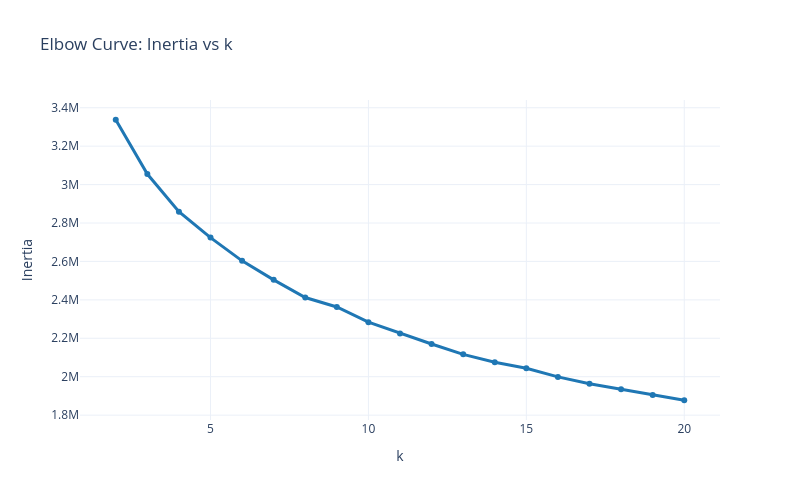
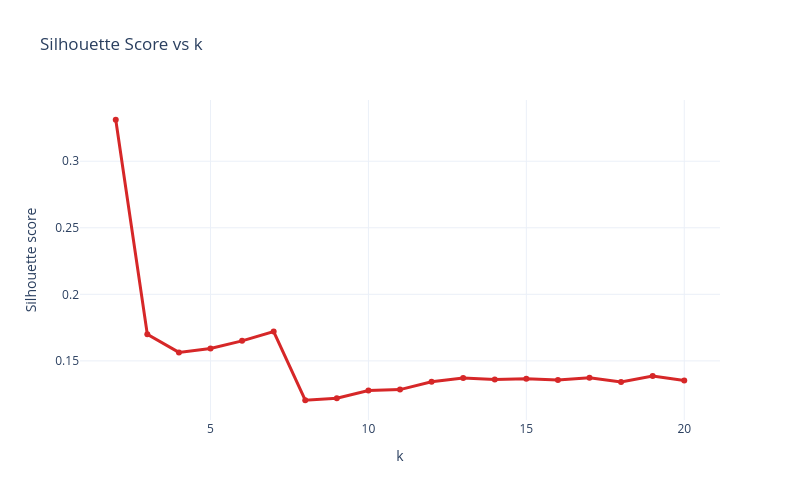

Notebook cell for these charts, in order:
### Markdown cell above
## Elbow and silhouette plots

The elbow curve shows inertia across $k$, while the silhouette curve shows separation quality. Both should be read together.

### Code cell
fig_elbow = go.Figure()

fig_elbow.add_trace(
    go.Scatter(
        x=metrics_df['k'],
        y=metrics_df['inertia'],
        mode='lines+markers',
        name='Inertia',
        line=dict(color='#1f77b4', width=3),
    )
)

fig_elbow.update_layout(
    title='Elbow Curve: Inertia vs k',
    xaxis_title='k',
    yaxis_title='Inertia',
    template='plotly_white',
    width=800,
    height=500,
)

elbow_path = ARTIFACTS_DIR / 'week07_kmeans_elbow.html'

fig_elbow.write_html(str(elbow_path))
fig_elbow.write_image(
    str(elbow_path.with_suffix('.png')),
    width=800,
    height=500,
    scale=2,
)

fig_elbow.show()


fig_silhouette = go.Figure()

fig_silhouette.add_trace(
    go.Scatter(
        x=metrics_df['k'],
        y=metrics_df['silhouette'],
        mode='lines+markers',
        name='Silhouette',
        line=dict(color='#d62728', width=3),
    )
)

fig_silhouette.update_layout(
    title='Silhouette Score vs k',
    xaxis_title='k',
    yaxis_title='Silhouette score',
    template='plotly_white',
    width=800,
    height=500,
)

silhouette_path = ARTIFACTS_DIR / 'week07_kmeans_silhouette.html'

fig_silhouette.write_html(str(silhouette_path))
fig_silhouette.write_image(
    str(silhouette_path.with_suffix('.png')),
    width=800,
    height=500,
    scale=2,
)

fig_silhouette.show()

print(
    f"Saved plots to:\n"
    f"{elbow_path}\n"
    f"{silhouette_path}"
)

### Figure 1 — Plotly figure (JSON) as saved in the notebook; plotly's stock layout.template omitted (floating-point values rounded to 4 significant figures)
{"data": [{"line": {"color": "#1f77b4", "width": 3}, "mode": "lines+markers", "name": "Inertia", "type": "scatter", "x": [2, 3, 4, 5, 6, 7, 8, 9, 10, 11, 12, 13, 14, 15, 16, 17, 18, 19, 20], "y": [3337000.0, 3055000.0, 2859000.0, 2724000.0, 2603000.0, 2504000.0, 2412000.0, 2363000.0, 2284000.0, 2225000.0, 2170000.0, 2116000.0, 2076000.0, 2044000.0, 1999000.0, 1964000.0, 1935000.0, 1905000.0, 1877000.0]}], "layout": {"height": 500, "title": {"text": "Elbow Curve: Inertia vs k"}, "width": 800, "xaxis": {"title": {"text": "k"}}, "yaxis": {"title": {"text": "Inertia"}}}}

### Figure 2 — Plotly figure (JSON) as saved in the notebook; plotly's stock layout.template omitted (floating-point values rounded to 4 significant figures)
{"data": [{"line": {"color": "#d62728", "width": 3}, "mode": "lines+markers", "name": "Silhouette", "type": "scatter", "x": [2, 3, 4, 5, 6, 7, 8, 9, 10, 11, 12, 13, 14, 15, 16, 17, 18, 19, 20], "y": [0.3312, 0.1699, 0.1564, 0.1593, 0.1651, 0.1721, 0.1204, 0.122, 0.1277, 0.1284, 0.1343, 0.1371, 0.136, 0.1366, 0.1357, 0.1374, 0.1341, 0.1386, 0.1353]}], "layout": {"height": 500, "title": {"text": "Silhouette Score vs k"}, "width": 800, "xaxis": {"title": {"text": "k"}}, "yaxis": {"title": {"text": "Silhouette score"}}}}
